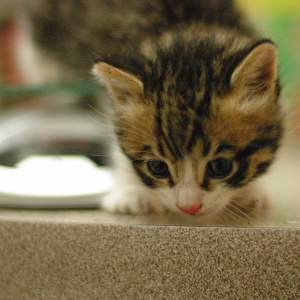
#> input picture images/cute-kitten.jpeg, 300 x 300 px
$ jupyter execute session_07.ipynb
#> lines starting #> are read from the running program, lines starting #| are printed output that depends on the picture; after the words box and inside, x2 and y2 are one past the last pixel; in counts of white or black regions, pixels touching at a corner belong together
[cell 1]
import cv2
import numpy as np

[cell 2]
image = cv2.imread('../images/cute-kitten.jpeg')
#> image is the input picture: shape (300, 300, 3); mean B, G, R 75.9, 107, 120.1

if image is None:
    print('ERROR: Image not available')

[cell 3]
# Gaussian Noise
# image + noise
noise = np.random.normal(0, 25, image.shape).astype('float32')

noisy_image = cv2.add(image.astype('float32'), noise)
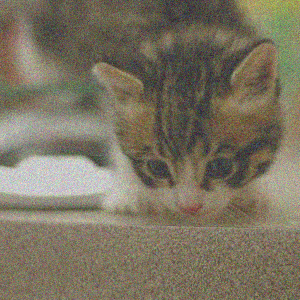
#> noisy_image: shape (300, 300, 3) float32; mean B, G, R 75.8, 107.1, 120.2; drawn with min black and max white
noisy_image = np.clip(noisy_image, 0, 255).astype('uint8')
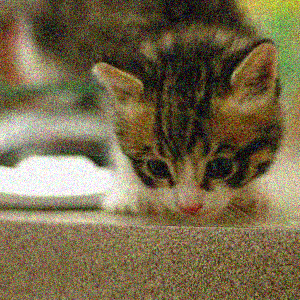
#> noisy_image: shape (300, 300, 3); mean B, G, R 75.7, 106.5, 119.4

cv2.imshow('frame', noisy_image)
cv2.waitKey(0)

[cell 4]
# Salt and Pepper Noise
def add_noise(img: np.ndarray) -> np.ndarray:
    copy = img.copy()
    row, col, _ = copy.shape
#> row = 300; col = 300
    number_of_pixels_to_add_noise_to = np.random.randint(300, 20000)
    for i in range(number_of_pixels_to_add_noise_to):
        y = np.random.randint(0, col)
        x = np.random.randint(0, row)
        copy[x, y] = 0
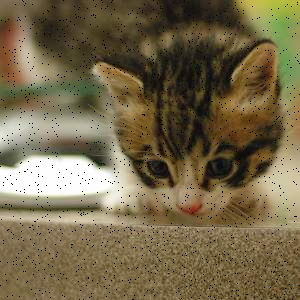
#> copy: shape (300, 300, 3); 1.83% of pixels changed, all inside (x1, y1, x2, y2) = (0, 0, 300, 300)

    number_of_pixels_to_add_noise_to = np.random.randint(300, 20000)
    for i in range(number_of_pixels_to_add_noise_to):
        y = np.random.randint(0, col)
        x = np.random.randint(0, row)
        copy[x,y] = 255
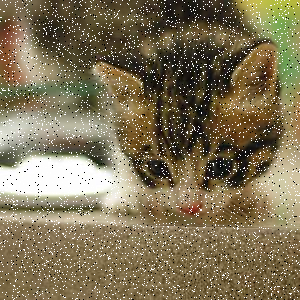
#> copy: shape (300, 300, 3); 6.27% of pixels changed, all inside (x1, y1, x2, y2) = (0, 0, 300, 300)

    return copy

salt_and_peppered_image = add_noise(image)
cv2.imshow('frame', salt_and_peppered_image)
cv2.waitKey(0)
